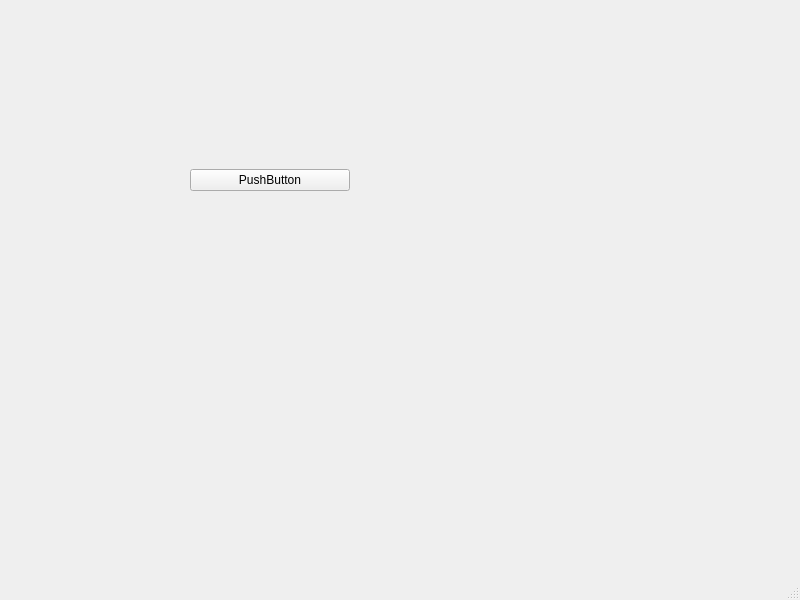
<?xml version="1.0" encoding="UTF-8"?>
<ui version="4.0">
 <class>MainWindow</class>
 <widget class="QMainWindow" name="MainWindow">
  <property name="geometry">
   <rect>
    <x>0</x>
    <y>0</y>
    <width>800</width>
    <height>600</height>
   </rect>
  </property>
  <property name="windowTitle">
   <string>MainWindow</string>
  </property>
  <widget class="QWidget" name="centralwidget">
   <widget class="QWidget" name="verticalLayoutWidget">
    <property name="geometry">
     <rect>
      <x>190</x>
      <y>140</y>
      <width>160</width>
      <height>80</height>
     </rect>
    </property>
    <layout class="QVBoxLayout" name="verticalLayout">
     <item>
      <widget class="QPushButton" name="pushButton">
       <property name="text">
        <string>PushButton</string>
       </property>
       <property name="icon">
        <iconset resource="resource/mainPage.qrc">
         <normaloff>:/images/mouse.png</normaloff>:/images/mouse.png</iconset>
       </property>
      </widget>
     </item>
    </layout>
   </widget>
  </widget>
  <widget class="QMenuBar" name="menubar">
   <property name="geometry">
    <rect>
     <x>0</x>
     <y>0</y>
     <width>800</width>
     <height>22</height>
    </rect>
   </property>
  </widget>
  <widget class="QStatusBar" name="statusbar"/>
 </widget>
 <resources>
  <include location="resource/mainPage.qrc"/>
  <include location="../resource/mainPage.qrc"/>
 </resources>
 <connections/>
</ui>
